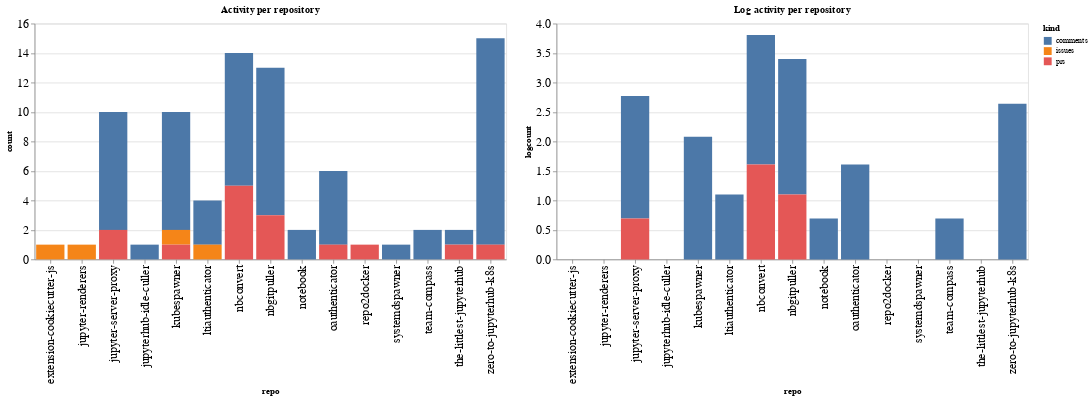

Source (notebook cell):
### Code cell
ch1 = alt.Chart(repo_summaries, width=600, title="Activity per repository").mark_bar().encode(
    x='repo',
    y='count',
    color='kind',
    tooltip="kind"
)

ch2 = alt.Chart(repo_summaries, width=600, title="Log activity per repository").mark_bar().encode(
    x='repo',
    y='logcount',
    color='kind',
    tooltip="kind"
)

ch1 | ch2

### Figure 1 — Vega-Lite specification as saved in the notebook (floating-point values rounded to 4 significant figures)
{"config": {"axisLeft": {"labelFontSize": 15}, "axisBottom": {"labelFontSize": 15}}, "hconcat": [{"mark": "bar", "encoding": {"color": {"type": "nominal", "field": "kind"}, "tooltip": {"type": "nominal", "field": "kind"}, "x": {"type": "nominal", "field": "repo"}, "y": {"type": "quantitative", "field": "count"}}, "title": "Activity per repository", "width": 600}, {"mark": "bar", "encoding": {"color": {"type": "nominal", "field": "kind"}, "tooltip": {"type": "nominal", "field": "kind"}, "x": {"type": "nominal", "field": "repo"}, "y": {"type": "quantitative", "field": "logcount"}}, "title": "Log activity per repository", "width": 600}], "data": {"name": "data-87a1c43bc82322d6347da7f9d586849b"}, "$schema": "https://vega.github.io/schema/vega-lite/v4.8.1.json", "datasets": {"data-87a1c43bc82322d6347da7f9d586849b": [{"repo": "extension-cookiecutter-js", "kind": "issues", "count": 1, "logcount": 0.0}, {"repo": "jupyter-renderers", "kind": "issues", "count": 1, "logcount": 0.0}, {"repo": "jupyter-server-proxy", "kind": "comments", "count": 8, "logcount": 2.079}, {"repo": "jupyter-server-proxy", "kind": "prs", "count": 2, "logcount": 0.6931}, {"repo": "jupyterhub-idle-culler", "kind": "comments", "count": 1, "logcount": 0.0}, {"repo": "kubespawner", "kind": "comments", "count": 8, "logcount": 2.079}, {"repo": "kubespawner", "kind": "issues", "count": 1, "logcount": 0.0}, {"repo": "kubespawner", "kind": "prs", "count": 1, "logcount": 0.0}, {"repo": "ltiauthenticator", "kind": "comments", "count": 3, "logcount": 1.099}, {"repo": "ltiauthenticator", "kind": "issues", "count": 1, "logcount": 0.0}, {"repo": "nbconvert", "kind": "comments", "count": 9, "logcount": 2.197}, {"repo": "nbconvert", "kind": "prs", "count": 5, "logcount": 1.609}, {"repo": "nbgitpuller", "kind": "comments", "count": 10, "logcount": 2.303}, {"repo": "nbgitpuller", "kind": "prs", "count": 3, "logcount": 1.099}, {"repo": "notebook", "kind": "comments", "count": 2, "logcount": 0.6931}, {"repo": "oauthenticator", "kind": "comments", "count": 5, "logcount": 1.609}, {"repo": "oauthenticator", "kind": "prs", "count": 1, "logcount": 0.0}, {"repo": "repo2docker", "kind": "prs", "count": 1, "logcount": 0.0}, {"repo": "systemdspawner", "kind": "comments", "count": 1, "logcount": 0.0}, {"repo": "team-compass", "kind": "comments", "count": 2, "logcount": 0.6931}, {"repo": "the-littlest-jupyterhub", "kind": "comments", "count": 1, "logcount": 0.0}, {"repo": "the-littlest-jupyterhub", "kind": "prs", "count": 1, "logcount": 0.0}, {"repo": "zero-to-jupyterhub-k8s", "kind": "comments", "count": 14, "logcount": 2.639}, {"repo": "zero-to-jupyterhub-k8s", "kind": "prs", "count": 1, "logcount": 0.0}]}}
